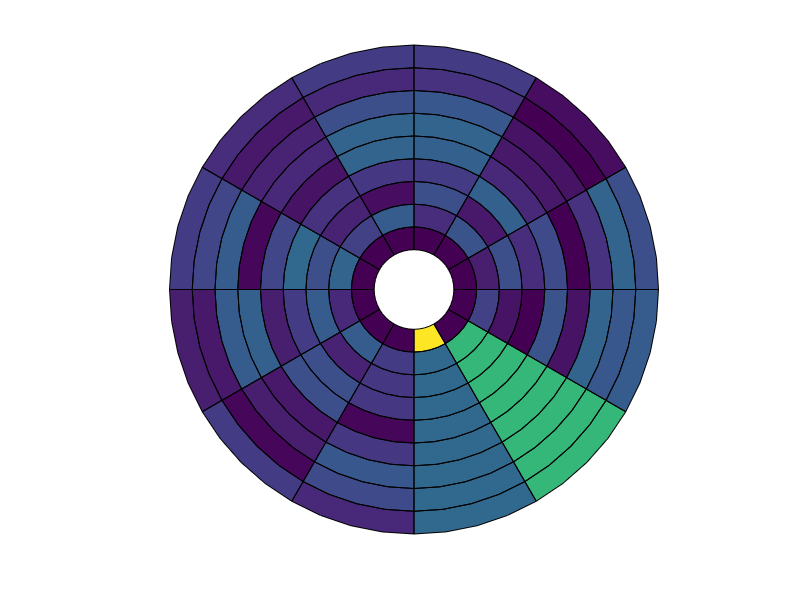

Write the MATLAB code that produced this figure.
% BULLSEYE plots patch data in polar coordinates.  The DATA matrix is
% mapped to a bullseye plot as follows.  The matrix rows are mapped to 
% the circumference and matrix columns are mapped to radial direction.  For
% example, the top-left (first row, first column) data point in the matrix is
% mapped to the inner-most radial patch and starts from 0 degrees (far
% right of bullseye, not top) and extends counter-clockwise.  
%
% If you use the hard coded cardiac anatomic lables then this first
% row is within the INFEROTLATERAL segment.  The last row is within the
% INFERIOR segment.
%
% SYNTAX: h=bullseye(DATA,varargin)
%
% color       - matrix of data (ROWSxCOLUMNS==CIRCUMFERENCExRADIUS)
% param.N     - number of points used to define each patch
% param.rho   - 2x1 or 1x2 vector of inner and outer radius
% param.tht   - 2x1 or 1x2 vector of beginning and ending circumference in DEGREES
% param.tht0  - 1x1 value in degrees indicating the circumferential location of the first segment (>0 is CCW)
% param.labels- 0 or 1, flag that turns on anatomic labeling
% param.lines - 1x2 or 2x1, determines number of RADIAL x CIRCUMFERENTIAL lines to use for anatomic sector emphasis
%
% h     - handle for the patch object
%
% Example: bullseye;                                    % Try running it with no input arguments.
%          bullseye(rand(3,5),'N',100,'tht',[45 180]);
%
% Feedback:  Rate this file @ <a href="matlab:web('http://www.mathworks.com/matlabcentral/fileexchange/loadAuthor.do?objectType=author&objectId=1093772','-browser')">MATLAB Central File Exchange</a>
%
% DBE 2004/07/21
% DBE 2005/10/24 Minor bug fixes

% http://www.mathworks.com/matlabcentral/fileexchange/loadAuthor.do?objectType=author&objectId=1093772&objectType=author

function [h,t]=bullseye(data,varargin);

if nargin==0
  data=rand(12,9);
  data(1,:)=1;
  data(2,:)=2;
  data(:,1)=0;
  data(1,1)=3;
  data
end

data=flipud(data);  % The matrices are defined from left to right...graph is CCW

param.N    =[];
param.rho  =[];
param.tht  =[];
param.tht0 =[];
param.label=[];
param.lines=[];

i = 1;
while i <= length(varargin)
  switch lower(varargin{i})
    case 'n'
      param.N    =varargin{i+1};   i=i+2;
    case 'rho'
      param.rho  =varargin{i+1};   i=i+2;
    case 'tht'
      param.tht  =varargin{i+1};   i=i+2;
    case 'tht0'
      param.tht0 =varargin{i+1};   i=i+2;
    case {'label','labels'}
      param.label=varargin{i+1};   i=i+2;
    case 'lines'
      param.lines=varargin{i+1};   i=i+2;
    otherwise
      error(['Input argument ',varargin{i},' not valid.']);
  end
end

if isempty(param.N   ),      param.N     =5                            ; end
if isempty(param.rho ),      param.rho   =[1 5]                        ; end
if isempty(param.tht ),      param.tht   =[0 360]                      ; end
if isempty(param.tht0),      param.tht0  =0                            ; end
if isempty(param.label),     param.label =0                            ; end
if isempty(param.lines),     param.lines =[]                           ; end

[X,Y]=gen_xy(data,param);
h=patch(X,Y,lin(data')');


if ~isempty(param.lines)
  [X,Y]=gen_xy(zeros(param.lines),param);
  h=patch(X,Y,lin(zeros(param.lines)')');
    set(h,'linewidth',3,'facecolor','none');
end

axis equal off;
set(gcf,'color',[1 1 1]);

if param.label, t=bull_labels(param); end

% c=colorbar;

return

function [X,Y]=gen_xy(data,param);
ind=1;
for j=1:size(data,1)
  for k=1:size(data,2)
    dtht=-diff(param.tht)/size(data,1);
    tht1=dtht*(j-1)+param.tht(1)-param.tht0-90;
    tht2=dtht* j   +param.tht(1)-param.tht0-90;
    
    dr=diff(param.rho)/7;
    rho1=dr*(k-1)+param.rho(1);
    rho2=dr* k   +param.rho(1);
    
    ang = linspace(tht1/180*pi,tht2/180*pi,param.N);
    [arc1.x,arc1.y]=pol2cart(ang,rho1);
    [arc2.x,arc2.y]=pol2cart(ang,rho2);
    X(:,ind)=[arc1.x arc2.x(end:-1:1)];
    Y(:,ind)=[arc1.y arc2.y(end:-1:1)];
    ind=ind+1;
  end
end
return

function t=bull_labels(param);

% Labels are added CCW...this alone determines that the first ROW is INFEROLATERAL etc...
% label{1}='inferoseptal';
% label{2}='inferior';
% label{3}='inferolateral';
% label{4}='anterolateral';
% label{5}='anterior';
% label{6}='anteroseptal';
label{1}='anterior';
label{2}='anteroseptal';
label{3}='inferoseptal';
label{4}='inferior';
label{5}='inferolateral';
label{6}='anterolateral';

for k=1:length(label)  
%   ang=(60*(k-1)-param.tht0-30)*(pi/180);
  ang=(60*(k-1)-param.tht0-60)*(pi/180);
%   [x,y]=pol2cart(ang,1.08*max(param.rho));
  [x,y]=pol2cart(ang,0.875*max(param.rho));
  t(k)=text(x,y,label{k});
  if rem((ang*180/pi),360)>=180
    set(t(k),'rotation',ang*(180/pi)+90,'HorizontalAlignment','Center','FontSize',14,'FontName','Courier','FontWeight','Bold');
  elseif (ang*180/pi)==0 | (ang*180/pi)==360
    set(t(k),'rotation',ang*(180/pi)+90,'HorizontalAlignment','Center','FontSize',14,'FontName','Courier','FontWeight','Bold');
  else
    set(t(k),'rotation',ang*(180/pi)-90,'HorizontalAlignment','Center','FontSize',14,'FontName','Courier','FontWeight','Bold');
  end
end

return

%  This function linearizes a matrix (m) of any dimension (eg M=m(:)).
%  If an index vector (ind) is given then the the ind entries of m(:) are
%  returned.
%
% SYNTAX: m=lin(m);
%         m=lin(m,ind);
%
% DBE 12/22/03

function m=lin(m,ind);

m=m(:);

if nargin==2
  m=m(ind);
end

return